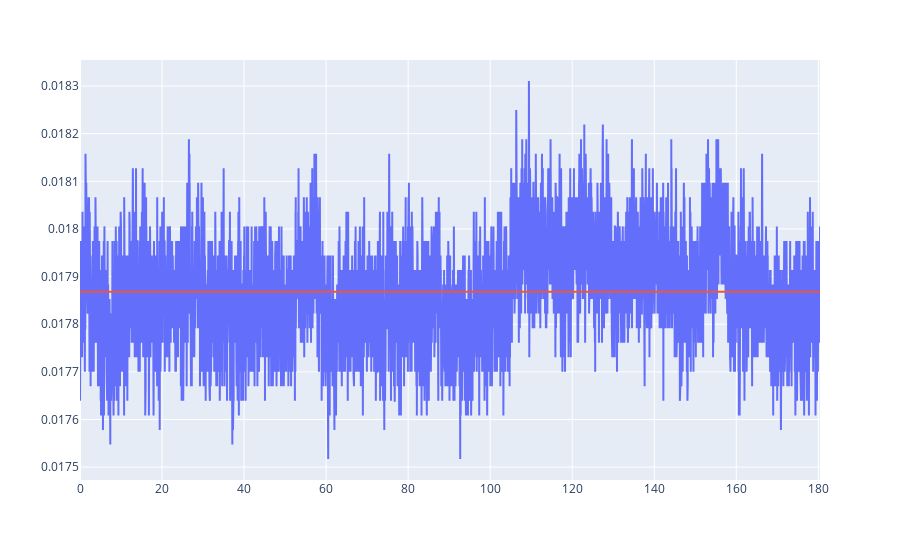

The cell this chart's notebook holds for it:
### Markdown cell above
Looking into the raw audio recordings, there is a clear DC offset, which might potenitally lead to misleading analysis results and may even cause issues while training the models. Therefore we will remove it by subtracting the mean of each file.

Also, the [recommendations for training a RAVE model](https://forum.ircam.fr/article/detail/training-rave-models-on-custom-data/) suggest to normalize low amplitude data, which we will do. To stay consistent within the dataset we will not normalize each recording individually, but instead normalize it with reference to the max amplitude within the whole dataset.

### Code cell
# Use an example audio file from the raw data to visualise the DC offset

y, sr = sf.read(DATASET_DIR / "raw" / "S4A08684_20190508_071500.wav")
# Downsample for visualisation
y = y[::1000]
fig = px.line()
fig.add_scatter(x=np.linspace(0, len(y) / (sr // 1000), len(y)),y=y, mode="lines", showlegend=False)
fig.add_scatter(x=[0, len(y) / (sr // 1000)], y=[np.mean(y)] * 2, mode="lines", showlegend=False)

fig.show()

### Figure 1 — Plotly figure (JSON) as saved in the notebook; plotly's stock layout.template omitted (floating-point values rounded to 4 significant figures; data arrays with more than 128 entries replaced by an {"elided": "..."} marker saying what was removed)
{"data": [{"mode": "lines", "showlegend": false, "type": "scatter", "x": {"elided": "7938 float values"}, "y": {"elided": "7938 float values"}}, {"mode": "lines", "showlegend": false, "type": "scatter", "x": [0, 180.4], "y": [0.01787, 0.01787]}], "layout": {"legend": {"tracegroupgap": 0}, "margin": {"t": 60}, "xaxis": {"anchor": "y", "domain": [0, 1]}, "yaxis": {"anchor": "x", "domain": [0, 1]}}}
